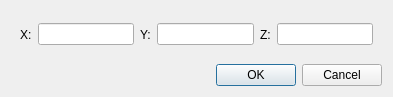
<?xml version="1.0" encoding="UTF-8"?>
<ui version="4.0">
 <class>Dialog</class>
 <widget class="QDialog" name="Dialog">
  <property name="geometry">
   <rect>
    <x>0</x>
    <y>0</y>
    <width>393</width>
    <height>97</height>
   </rect>
  </property>
  <property name="windowTitle">
   <string>Dialog</string>
  </property>
  <property name="windowIcon">
   <iconset resource="qrc.qrc">
    <normaloff>:/icon/tiyan.png</normaloff>:/icon/tiyan.png</iconset>
  </property>
  <layout class="QVBoxLayout" name="verticalLayout">
   <item>
    <widget class="QWidget" name="widget" native="true">
     <layout class="QHBoxLayout" name="horizontalLayout">
      <item>
       <widget class="QLabel" name="label">
        <property name="text">
         <string>X:</string>
        </property>
       </widget>
      </item>
      <item>
       <widget class="QLineEdit" name="lineEdit"/>
      </item>
      <item>
       <widget class="QLabel" name="label_2">
        <property name="text">
         <string>Y:</string>
        </property>
       </widget>
      </item>
      <item>
       <widget class="QLineEdit" name="lineEdit_2"/>
      </item>
      <item>
       <widget class="QLabel" name="label_3">
        <property name="text">
         <string>Z:</string>
        </property>
       </widget>
      </item>
      <item>
       <widget class="QLineEdit" name="lineEdit_3"/>
      </item>
     </layout>
    </widget>
   </item>
   <item>
    <widget class="QDialogButtonBox" name="buttonBox">
     <property name="orientation">
      <enum>Qt::Horizontal</enum>
     </property>
     <property name="standardButtons">
      <set>QDialogButtonBox::Cancel|QDialogButtonBox::Ok</set>
     </property>
    </widget>
   </item>
  </layout>
 </widget>
 <resources>
  <include location="qrc.qrc"/>
 </resources>
 <connections>
  <connection>
   <sender>buttonBox</sender>
   <signal>accepted()</signal>
   <receiver>Dialog</receiver>
   <slot>accept()</slot>
   <hints>
    <hint type="sourcelabel">
     <x>248</x>
     <y>254</y>
    </hint>
    <hint type="destinationlabel">
     <x>157</x>
     <y>274</y>
    </hint>
   </hints>
  </connection>
  <connection>
   <sender>buttonBox</sender>
   <signal>rejected()</signal>
   <receiver>Dialog</receiver>
   <slot>reject()</slot>
   <hints>
    <hint type="sourcelabel">
     <x>316</x>
     <y>260</y>
    </hint>
    <hint type="destinationlabel">
     <x>286</x>
     <y>274</y>
    </hint>
   </hints>
  </connection>
 </connections>
</ui>
